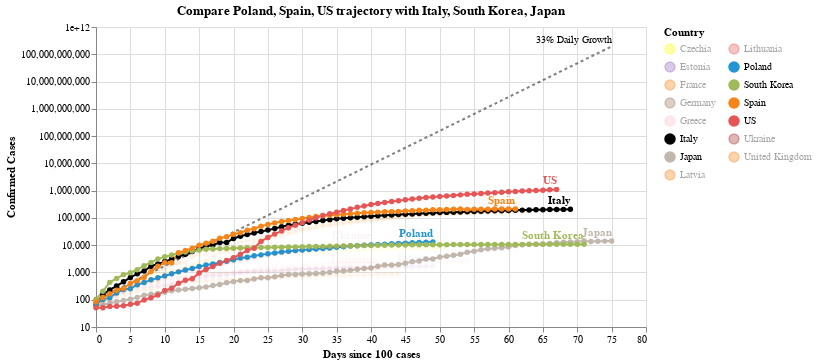

The notebook cell this image was saved under:
### Code cell
#hide_input
chart2 = make_since_chart(['Poland', 'Spain', 'US'])
chart2

### Figure 1 — Vega-Lite specification as saved in the notebook (floating-point values rounded to 4 significant figures; data arrays with more than 128 entries replaced by an {"elided": "..."} marker saying what was removed)
{"config": {"view": {"continuousWidth": 400, "continuousHeight": 300}}, "layer": [{"mark": {"type": "line", "color": "black", "opacity": 0.5, "strokeDash": [3, 3]}, "encoding": {"x": {"type": "quantitative", "field": "Days since 100 cases"}, "y": {"type": "quantitative", "field": "Confirmed Cases"}}}, {"mark": {"type": "text", "align": "right", "dy": -6, "fontSize": 10, "text": "33% Daily Growth"}, "encoding": {"x": {"type": "quantitative", "field": "Days since 100 cases"}, "y": {"type": "quantitative", "field": "Confirmed Cases"}}, "transform": [{"filter": "(datum['Days since 100 cases'] >= 75)"}]}, {"data": {"name": "data-8959463eff2244d0adf91ca3a3ffa43c"}, "mark": {"type": "line", "point": true}, "encoding": {"color": {"type": "nominal", "field": "Country", "legend": {"columns": 2}, "scale": {"domain": ["Czechia", "Estonia", "France", "Germany", "Greece", "Italy", "Japan", "Latvia", "Lithuania", "Poland", "South Korea", "Spain", "US", "Ukraine", "United Kingdom"], "range": ["yellow", "#9467bd", "#F58518", "#9D755D", "pink", "black", "#C1B7AD", "#F58518", "#E45756", "#2495D3", "#A1BA59", "#F58518", "#E45756", "brown", "#F58518"]}}, "opacity": {"condition": {"value": 1, "selection": "selector004"}, "value": 0.05}, "tooltip": [{"type": "nominal", "field": "Country"}, {"type": "temporal", "field": "Date"}, {"type": "quantitative", "field": "Confirmed Cases"}, {"type": "quantitative", "field": "Days since 100 cases"}], "x": {"type": "quantitative", "field": "Days since 100 cases"}, "y": {"type": "quantitative", "field": "Confirmed Cases", "scale": {"type": "log"}}}, "selection": {"selector004": {"type": "multi", "fields": ["Country"], "bind": "legend", "init": [{"Country": "Poland"}, {"Country": "Spain"}, {"Country": "US"}, {"Country": "Italy"}, {"Country": "South Korea"}, {"Country": "Japan"}]}}, "width": 550}, {"data": {"name": "data-8959463eff2244d0adf91ca3a3ffa43c"}, "mark": {"type": "text", "align": "right", "dy": -8, "fontWeight": "bold"}, "encoding": {"color": {"type": "nominal", "field": "Country", "legend": {"columns": 2}, "scale": {"domain": ["Czechia", "Estonia", "France", "Germany", "Greece", "Italy", "Japan", "Latvia", "Lithuania", "Poland", "South Korea", "Spain", "US", "Ukraine", "United Kingdom"], "range": ["yellow", "#9467bd", "#F58518", "#9D755D", "pink", "black", "#C1B7AD", "#F58518", "#E45756", "#2495D3", "#A1BA59", "#F58518", "#E45756", "brown", "#F58518"]}}, "opacity": {"condition": {"value": 1, "selection": "selector004"}, "value": 0.05}, "text": {"type": "nominal", "field": "Country"}, "tooltip": [{"type": "nominal", "field": "Country"}, {"type": "temporal", "field": "Date"}, {"type": "quantitative", "field": "Confirmed Cases"}, {"type": "quantitative", "field": "Days since 100 cases"}], "x": {"type": "quantitative", "field": "Days since 100 cases"}, "y": {"type": "quantitative", "field": "Confirmed Cases", "scale": {"type": "log"}}}, "transform": [{"filter": "(datum['Date'] >= 1588291200000)"}], "width": 550}], "data": {"name": "data-3156aa4e0565c90d46ad54d9335eded4"}, "title": "Compare Poland, Spain, US trajectory with Italy, South Korea, Japan", "$schema": "https://vega.github.io/schema/vega-lite/v4.0.2.json", "datasets": {"data-3156aa4e0565c90d46ad54d9335eded4": [{"Days since 100 cases": 0, "Confirmed Cases": 100.0}, {"Days since 100 cases": 1, "Confirmed Cases": 133.0}, {"Days since 100 cases": 2, "Confirmed Cases": 176.9}, {"Days since 100 cases": 3, "Confirmed Cases": 235.3}, {"Days since 100 cases": 4, "Confirmed Cases": 312.9}, {"Days since 100 cases": 5, "Confirmed Cases": 416.2}, {"Days since 100 cases": 6, "Confirmed Cases": 553.5}, {"Days since 100 cases": 7, "Confirmed Cases": 736.1}, {"Days since 100 cases": 8, "Confirmed Cases": 979.1}, {"Days since 100 cases": 9, "Confirmed Cases": 1302.0}, {"Days since 100 cases": 10, "Confirmed Cases": 1732.0}, {"Days since 100 cases": 11, "Confirmed Cases": 2303.0}, {"Days since 100 cases": 12, "Confirmed Cases": 3064.0}, {"Days since 100 cases": 13, "Confirmed Cases": 4074.0}, {"Days since 100 cases": 14, "Confirmed Cases": 5419.0}, {"Days since 100 cases": 15, "Confirmed Cases": 7207.0}, {"Days since 100 cases": 16, "Confirmed Cases": 9586.0}, {"Days since 100 cases": 17, "Confirmed Cases": 12750.0}, {"Days since 100 cases": 18, "Confirmed Cases": 16960.0}, {"Days since 100 cases": 19, "Confirmed Cases": 22550.0}, {"Days since 100 cases": 20, "Confirmed Cases": 29990.0}, {"Days since 100 cases": 21, "Confirmed Cases": 39890.0}, {"Days since 100 cases": 22, "Confirmed Cases": 53060.0}, {"Days since 100 cases": 23, "Confirmed Cases": 70560.0}, {"Days since 100 cases": 24, "Confirmed Cases": 93850.0}, {"Days since 100 cases": 25, "Confirmed Cases": 124800.0}, {"Days since 100 cases": 26, "Confirmed Cases": 166000.0}, {"Days since 100 cases": 27, "Confirmed Cases": 220800.0}, {"Days since 100 cases": 28, "Confirmed Cases": 293700.0}, {"Days since 100 cases": 29, "Confirmed Cases": 390600.0}, {"Days since 100 cases": 30, "Confirmed Cases": 519500.0}, {"Days since 100 cases": 31, "Confirmed Cases": 690900.0}, {"Days since 100 cases": 32, "Confirmed Cases": 918900.0}, {"Days since 100 cases": 33, "Confirmed Cases": 1222000.0}, {"Days since 100 cases": 34, "Confirmed Cases": 1625000.0}, {"Days since 100 cases": 35, "Confirmed Cases": 2162000.0}, {"Days since 100 cases": 36, "Confirmed Cases": 2875000.0}, {"Days since 100 cases": 37, "Confirmed Cases": 3824000.0}, {"Days since 100 cases": 38, "Confirmed Cases": 5086000.0}, {"Days since 100 cases": 39, "Confirmed Cases": 6764000.0}, {"Days since 100 cases": 40, "Confirmed Cases": 8996000.0}, {"Days since 100 cases": 41, "Confirmed Cases": 11970000.0}, {"Days since 100 cases": 42, "Confirmed Cases": 15910000.0}, {"Days since 100 cases": 43, "Confirmed Cases": 21170000.0}, {"Days since 100 cases": 44, "Confirmed Cases": 28150000.0}, {"Days since 100 cases": 45, "Confirmed Cases": 37440000.0}, {"Days since 100 cases": 46, "Confirmed Cases": 49790000.0}, {"Days since 100 cases": 47, "Confirmed Cases": 66230000.0}, {"Days since 100 cases": 48, "Confirmed Cases": 88080000.0}, {"Days since 100 cases": 49, "Confirmed Cases": 117100000.0}, {"Days since 100 cases": 50, "Confirmed Cases": 155800000.0}, {"Days since 100 cases": 51, "Confirmed Cases": 207200000.0}, {"Days since 100 cases": 52, "Confirmed Cases": 275600000.0}, {"Days since 100 cases": 53, "Confirmed Cases": 366600000.0}, {"Days since 100 cases": 54, "Confirmed Cases": 487500000.0}, {"Days since 100 cases": 55, "Confirmed Cases": 648400000.0}, {"Days since 100 cases": 56, "Confirmed Cases": 862400000.0}, {"Days since 100 cases": 57, "Confirmed Cases": 1147000000.0}, {"Days since 100 cases": 58, "Confirmed Cases": 1525000000.0}, {"Days since 100 cases": 59, "Confirmed Cases": 2029000000.0}, {"Days since 100 cases": 60, "Confirmed Cases": 2698000000.0}, {"Days since 100 cases": 61, "Confirmed Cases": 3589000000.0}, {"Days since 100 cases": 62, "Confirmed Cases": 4773000000.0}, {"Days since 100 cases": 63, "Confirmed Cases": 6348000000.0}, {"Days since 100 cases": 64, "Confirmed Cases": 8443000000.0}, {"Days since 100 cases": 65, "Confirmed Cases": 11230000000.0}, {"Days since 100 cases": 66, "Confirmed Cases": 14940000000.0}, {"Days since 100 cases": 67, "Confirmed Cases": 19860000000.0}, {"Days since 100 cases": 68, "Confirmed Cases": 26420000000.0}, {"Days since 100 cases": 69, "Confirmed Cases": 35140000000.0}, {"Days since 100 cases": 70, "Confirmed Cases": 46730000000.0}, {"Days since 100 cases": 71, "Confirmed Cases": 62150000000.0}, {"Days since 100 cases": 72, "Confirmed Cases": 82660000000.0}, {"Days since 100 cases": 73, "Confirmed Cases": 109900000000.0}, {"Days since 100 cases": 74, "Confirmed Cases": 146200000000.0}, {"Days since 100 cases": 75, "Confirmed Cases": 194500000000.0}], "data-8959463eff2244d0adf91ca3a3ffa43c": {"elided": "870 records"}}}
